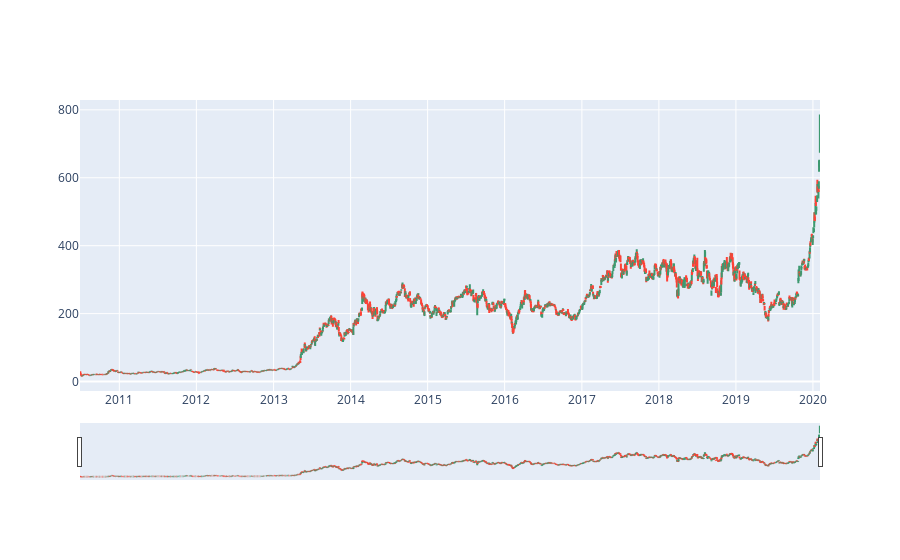

Notebook code for this chart:
### Code cell
fig = go.Figure(data = go.Ohlc(x = df.Date, open = df.Open, close = df.Close, low =df.Low, high = df.High))
fig.show()

### Figure 1 — Plotly figure (JSON) as saved in the notebook; plotly's stock layout.template omitted (floating-point values rounded to 4 significant figures; data arrays with more than 128 entries replaced by an {"elided": "..."} marker saying what was removed)
{"data": [{"close": {"elided": "2416 float values"}, "high": {"elided": "2416 float values"}, "low": {"elided": "2416 float values"}, "open": {"elided": "2416 float values"}, "type": "ohlc", "x": {"elided": "2416 str values"}}], "layout": {}}
